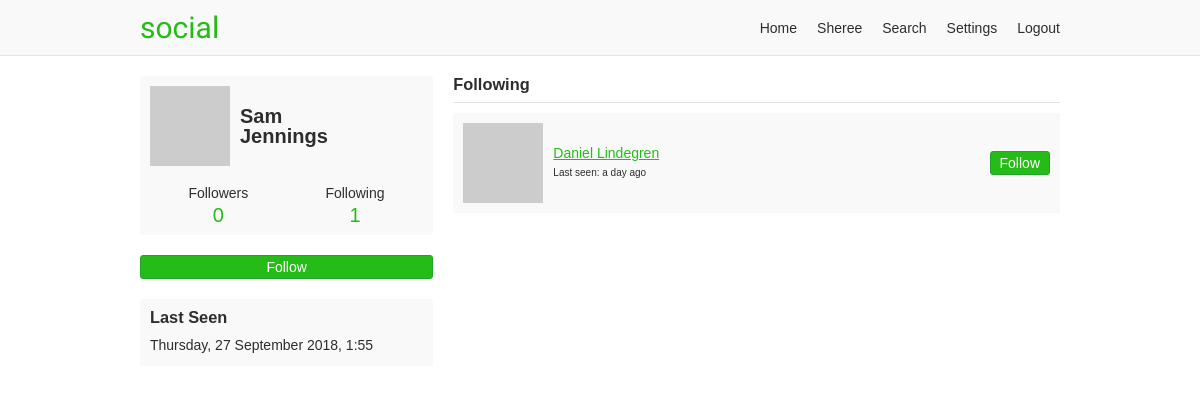
Screenshot of /72d2a5ff1db385111fc5095fb01218db/following (signed in) with the database file from the repository.
### app/users/models/user.py (models this page shows, shortened)
class User(UserMixin, db.Model, BaseModel):
    username = db.Column(db.String(35), nullable=False, unique=True)
    email = db.Column(db.String(255), nullable=False, unique=True)
    password = db.Column(db.String(128), nullable=False)
    first_name = db.Column(db.String(35), nullable=False)
    last_name = db.Column(db.String(35), nullable=False)
    about_me = db.Column(db.Text)
    last_seen = db.Column(db.DateTime, default=datetime.utcnow)
    posts_per_page = db.Column(db.Integer, default=10, nullable=False)
    full_name = column_property(first_name + " " + last_name)
    followed = db.relationship(
        'User',
        secondary=followers,
        primaryjoin='followers.c.follower_id == User.id',
        secondaryjoin='followers.c.followed_id == User.id',
        backref=db.backref('followers', lazy='dynamic'),
        lazy='dynamic')
    post_author = db.relationship(
        'Post',
        foreign_keys='Post.author_id',
        backref='author', lazy='dynamic')
    post_recipient = db.relationship(
        'Post',
        foreign_keys='Post.recipient_id',
        backref='recipient', lazy='dynamic')
    def is_following(self, user):
        return self.followed.filter(
            followers.c.followed_id == user.id).count() > 0
    @property
    def get_followers(self):
        return self.followers.filter_by(active=True)
    @property
    def get_followed(self):
        return self.followed.filter_by(active=True)
    def avatar(self, size):
        digest = md5(self.email.lower().encode('utf-8')).hexdigest()
        return 'https://www.gravatar.com/avatar/{}?d=monsterid&s={}'.format(
            digest, size)

### app/users/views.py (the view)
@users.route('/<username>/following', methods=['GET', 'POST'])
@login_required
def following(username):
    user = User.query.filter_by(username=username, active=True).first_or_404()
    page = request.args.get('page', 1, type=int)
    following = user.get_followed.paginate(
        page, current_user.posts_per_page, False)
    return render_template('users/following.html', user=user,
                           following=following)

### app/models.py (called while the page is built)
    def commit(self):
        try:
            db.session.add(self)
            db.session.commit()
            return self
        except Exception as E:
            db.session.rollback()
            raise E

### app/users/models/user.py (called while the page is built)
@login.user_loader
def load_user(id):
    return User.query.get(int(id))

### app/users/views.py (called while the page is built)
@users.before_request
def before_request():
    if current_user.is_authenticated:
        if not current_user.active:
            return redirect(url_for('static_views.logout'))
        current_user.last_seen = datetime.utcnow()
        current_user.commit()

### app/templates/users/following.html (shortened to what this page needs)
{% extends "/base.html" %}
{% block content %}
<div class="grid-container">
  {% include "/users/_profile-info.html" %}
  <div class="profile-content">
    <h3 class="page-sub-title">Following</h3>
    {% if following.pages > 1 %}
     {% from "/_macros.html" import render_pagination %}
    {% endif %}
    {% if following.items %}
    <ul class="follow-list">
      {% for follower in following.items %}
      {% include "/users/_follow-item.html" %}
      {% endfor %}
    </ul>
    {% endif %}
    {% if following.pages > 1 %}
     {% from "/_macros.html" import render_pagination %}
    {% endif %}
  </div>
</div>
{% endblock %}

### app/templates/base.html (shortened to what this page needs)
<!doctype html>
<html lang="en">
<head>
  <link rel="stylesheet" href="{{ url_for('static', filename='css/layout.css') }}">
</head>
<body>
<div class="header-container">
  <header class="site-header responsive-container">
    <h1 class="branding"><a href="{{ url_for('static_views.index') }}">{{ APP_NAME }}</a></h1>
    {% if current_user.is_authenticated %}
    <ul class="primary-nav">
      <li><a href="{{ url_for('users.home') }}">Home</a></li>
      <li><a href="{{ url_for('users.profile', username=current_user.username) }}">{{ current_user.first_name }}</a></li>
      <li><a href="{{ url_for('users.search') }}">Search</a></li>
      <li><a href="{{ url_for('users.settings_account') }}">Settings</a></li>
      <li><a href="{{ url_for('static_views.logout') }}">Logout</a></li>
    </ul>
    {% endif %}
  </header>
</div>
<div class="responsive-container">
{% block content %}
{% endblock %}
</div>
</body>
</html>

### app/templates/users/_profile-info.html (shortened to what this page needs)
<div class="profile-aside">
  <div class="profile-info-container">
    <a class="profile-info" href="{{ url_for('users.profile', username=user.username) }}">
      <img src="{{ user.avatar(60) }}">
      <h2>{{ user.first_name }}<br>{{ user.last_name }}</h1>
    </a>
    <div class="user-numbers user-numbers-profile">
      <a href="{{ url_for('users.followers', username=user.username) }}">
        Followers <span>{{ user.get_followers.count() }}</span>
      </a>
      <a href="{{ url_for('users.following', username=user.username) }}">
        Following <span>{{ user.get_followed.count() }}</span>
      </a>
    </div>
  </div>
  {% if current_user != user %}
    {% if current_user.is_following(user) %}
    <a class="profile-follow button" href="{{ url_for('users.user_action', username=user.username, action='unfollow') }}">
      Unfollow
    </a>
    {% else %}
    <a class="profile-follow button" href="{{ url_for('users.user_action', username=user.username, action='follow') }}">
      Follow
    </a>
    {% endif %}
  {% endif %}
  {% if user.last_seen and not current_user == user %}
  <div class="last-seen-container">
    <h3>Last Seen</h3>
    <p>{{ moment(user.last_seen).format('dddd, D MMMM YYYY, H:mm') }}</p>
  </div>
  {% endif %}
</div>

### app/templates/users/_follow-item.html
<li>
  <img src="{{ follower.avatar(40) }}">
  <div class="follow-info">
    <a href="{{ url_for('users.profile', username=follower.username) }}">
      {{ follower.full_name }}
    </a>
    <p class="last-seen">
      Last seen: {{ moment(user.last_seen).fromNow() }}
    </p>
  </div>
  {% if current_user != follower %}
    {% if current_user.is_following(follower) %}
    <a class="button" href="{{ url_for('users.user_action', username=follower.username, action='unfollow') }}">
      Unfollow
    </a>
    {% else %}
    <a class="button" href="{{ url_for('users.user_action', username=follower.username, action='follow') }}">
      Follow
    </a>
    {% endif %}
  {% endif %}
</li>

### app/static/css/layout.css (style rules this page uses)
:root { --green: #26bc18; --dark-green: #21a42f; --light-gray: #f9f9f9; --dark-gray: #e3e3e3; --light-green: #e9ffe0; --green-border: #c9ffb2; --green-text: #335922; --text-color: #2d2d2d; --white: #fff; --red: #cc0000; }
*, *::before, *::after { box-sizing: border-box; }
html { font-family: sans-serif; font-size: 62.5%; }
article, aside, figcaption, figure, footer, header, hgroup, main, nav, section { display: block; }
body { margin: 0; color: var(--text-color); font-size: 1.4rem; line-height: 1; }
h1, h2, h3, h4, h5, h6 { margin: 0 0 10px 0; }
p, ol, ul, dl { margin: 0 0 10px 0; padding: 0; }
p { line-height: 1.5; }
img { display: block; }
ol, ul { list-style: none; }
a, a:link { color: var(--green); ext-decoration: none; }
.page-sub-title { padding-bottom: 10px; border-bottom: 1px solid var(--dark-gray); }
.button, .button:link { display: block; padding: 4px 9px; text-align: center; background-color: var(--green); border: 1px solid var(--dark-green); border-radius: 3px; color: var(--white); text-decoration: none; }
.responsive-container { margin: 0 auto; max-width: 960px; padding: 0 20px; }
.grid-container { display: grid; grid-template-columns: repeat(12, [col-start] 1fr); grid-gap: 20px; }
.grid-container > .profile-aside, .grid-container > .profile-content, .grid-container > .settings-aside, .grid-container > .settings-content, .grid-container > .index-content, .grid-container > .index-registration { grid-column: col-start / -1; }
@media (min-width: 768px) { .grid-container > .profile-aside { grid-column: col-start / span 4; } }
@media (min-width: 768px) { .grid-container > .profile-content { grid-column: col-start 5 / span 8; } }
.header-container { margin-bottom: 20px; background-color: var(--light-gray); border-bottom: 1px solid var(--dark-gray); }
.header-container .site-header { align-items: center; display: flex; }
.branding { margin: 0; padding: 10px 0; }
.branding a { font: 30px "Fredoka One"; text-decoration: none; }
.primary-nav { display: flex; margin: 0 0 0 auto; }
.primary-nav li { padding: 0 10px; }
.primary-nav li:last-child { padding-right: 0; }
.primary-nav a { color: var(--text-color); text-decoration: none; }
.profile-info-container, .about-container, .last-seen-container, .recent-posts-container { padding: 10px; margin-bottom: 20px; background-color: var(--light-gray); border-radius: 3px; }
.about-container > p, .last-seen-container > p { margin-bottom: 0; }
.profile-info { align-items: center; display: flex; margin-bottom: 20px; overflow: hidden; }
.profile-info, .profile-info:link { color: var(--text-color); text-decoration: none; }
.profile-info > h2 { margin: 0 0 0 10px; font-size: 20px; }
.user-numbers { display: flex; text-align: center; }
.user-numbers > a { color: var(--text-color); text-decoration: none; }
.user-numbers-profile > a { width: 50%; }
.user-numbers > a span { display: block; margin-top: 5px; color: var(--green); font-size: 20px; }
.profile-follow { margin-bottom: 20px; width: 100%; }
.follow-list { margin-bottom: 0; }
.follow-list > li { align-items: center; display: flex; margin-bottom: 10px; padding: 10px; position: relative; background-color: var(--light-gray); }
.follow-list > li > a { margin: 0 auto 0; position: absolute; right: 10px; }
.follow-info { margin-left: 10px; }
.follow-info > a { display: block; margin-bottom: 5px; }
.follow-info .last-seen { margin-bottom: 0; font-size: 1rem; }

### rows the page displays
User: first_name "Sheree"
User: first_name "Sam", last_name "Jennings", last_seen "Thursday, 27 September 2018, 1:55", last_seen "a day ago"
User: full_name "Daniel Lindegren"

### other values shown
{{ APP_NAME }} "social"
{{ user.get_followers.count() }} "0"
{{ user.get_followed.count() }} "1"
